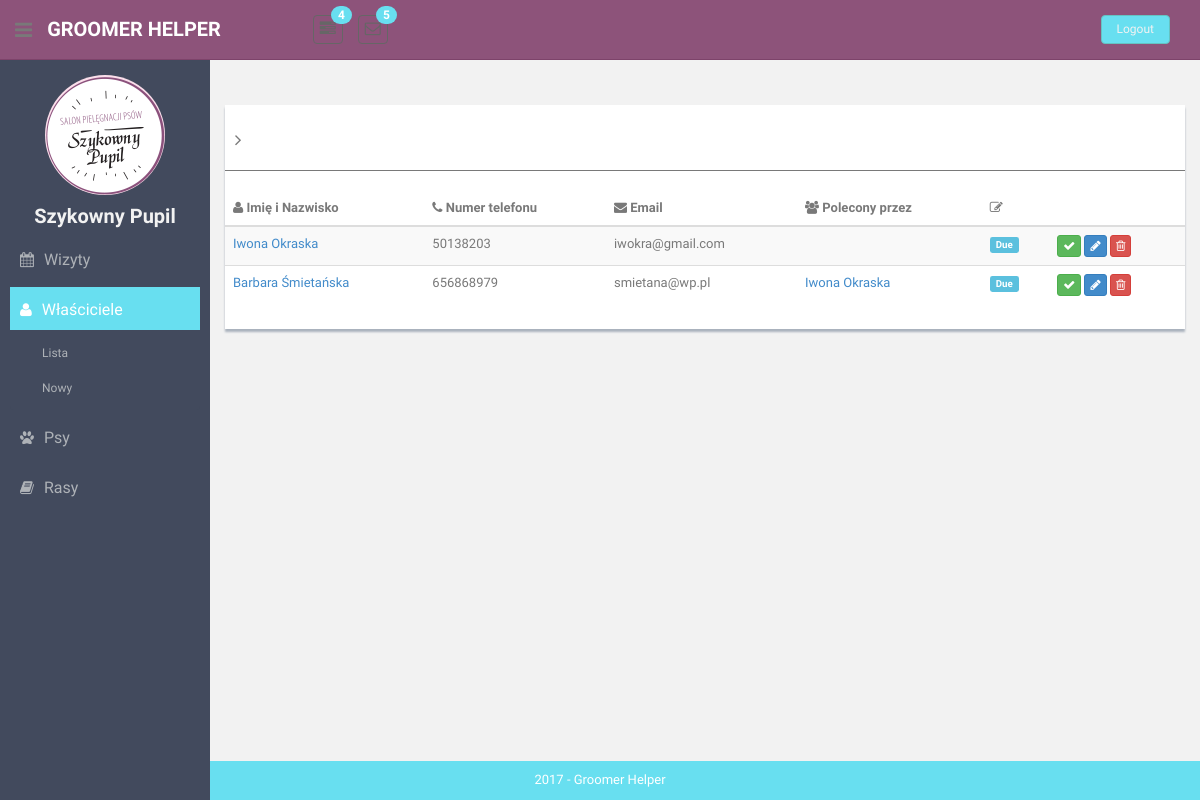
The app's page /owners/, older data.
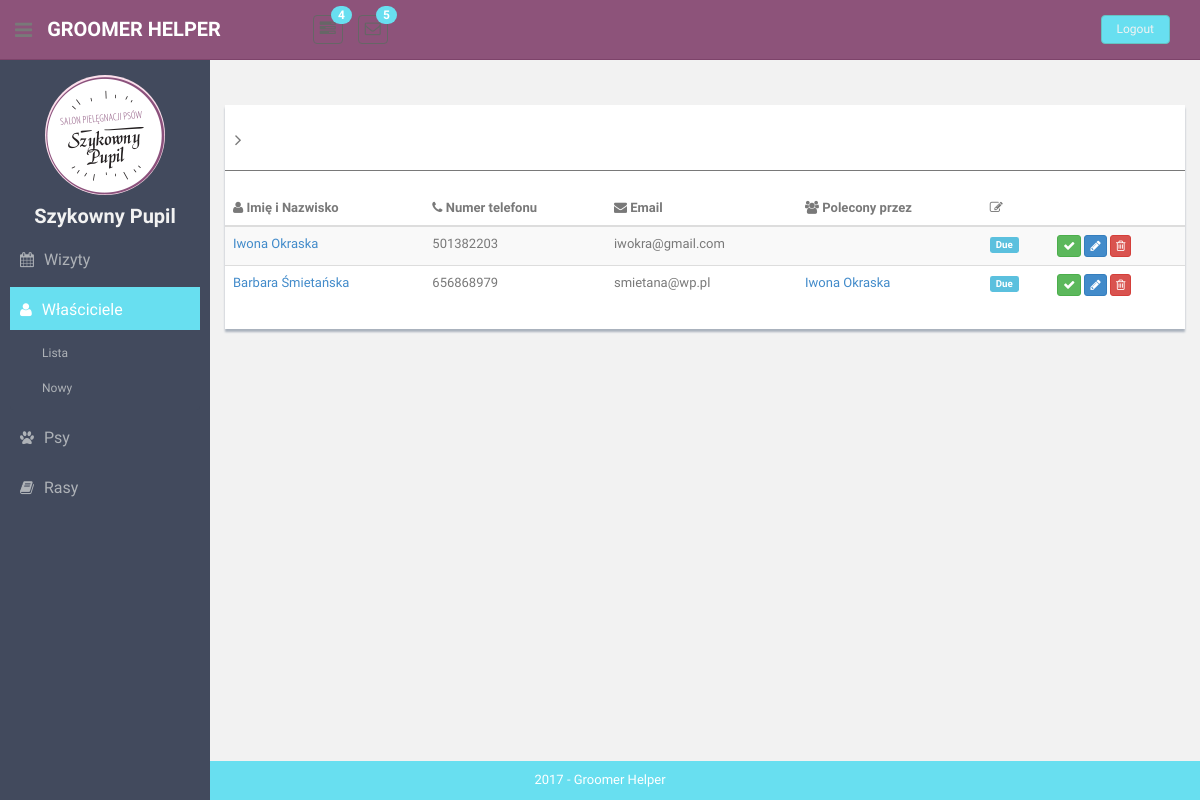
The same page, newer data.
### owners/models.py (models this page shows)
class Owner(models.Model):
    full_name = models.TextField(max_length=100, blank=True, null=True)
    phone_number = models.TextField(max_length=20, blank=False, null=False)
    email = models.EmailField(max_length=100, blank=True, null=True)
    location = models.TextField(max_length=200, blank=True, null=True)
    recommended_by = models.ForeignKey('Owner', null=True, on_delete=models.CASCADE)
    def __str__(self):
        return "".join(self.full_name)

### owners/views.py (the view)
# urls.py: path('', views.OwnerListView.as_view(), name='owners-list'),
class OwnerListView(ListView):
    template_name = "owners/list.html"
    model = Owner
    def get_context_data(self, **kwargs):
        context = super().get_context_data(**kwargs)
        context['owners'] = Owner.objects.all()
        return context

### templatetags/templatetags/my_templatetags.py (called while the page is built)
@register.simple_tag(takes_context=True)
def active(context, pattern_or_urlname):
    try:
        pattern = '^' + reverse(pattern_or_urlname)
    except NoReverseMatch:
        pattern = pattern_or_urlname
    path = context['request'].path
    if re.search(pattern, path):
        return 'active'
    return ''

### templates/owners/list.html
{% extends 'list.html' %}
{% block table-headers %}
    <th><i class="fa fa-user"></i> Imię i Nazwisko</th>
    <th><i class="fa fa-phone"></i> Numer telefonu</th>
    <th><i class="fa fa-envelope"></i> Email</th>
    <th><i class="fa fa-users"></i> Polecony przez</th>
    <th><i class=" fa fa-edit"></i></th>
    <th></th>
{% endblock %}
{% block table-rows %}
    {% for owner in owners %}
        <tr>
            <td><a href="/owners/{{ owner.id }}">{{ owner.full_name }}</a></td>
            <td>{{ owner.phone_number }}</td>
            <td>{{ owner.email }}</td>
            <td>
                {% if owner.recommended_by is not None %}
                <a href="/owners/{{ owner.recommended_by.id }}">
                    {{ owner.recommended_by }}
                </a>
                 {% endif %}
            </td>
            <td><span class="label label-info label-mini">Due</span></td>
            <td>
                <button class="btn btn-success btn-xs"><i class="fa fa-check"></i></button>
                <button class="btn btn-primary btn-xs"><i class="fa fa-pencil"></i></button>
                <button class="btn btn-danger btn-xs"><i class="fa fa-trash-o "></i></button>
            </td>
        </tr>
    {% endfor %}
{% endblock %}

Row changes from the older to the newer data that the page shows:
changed Owner "iwokra@gmail.com": phone_number "50138203" → "501382203"
